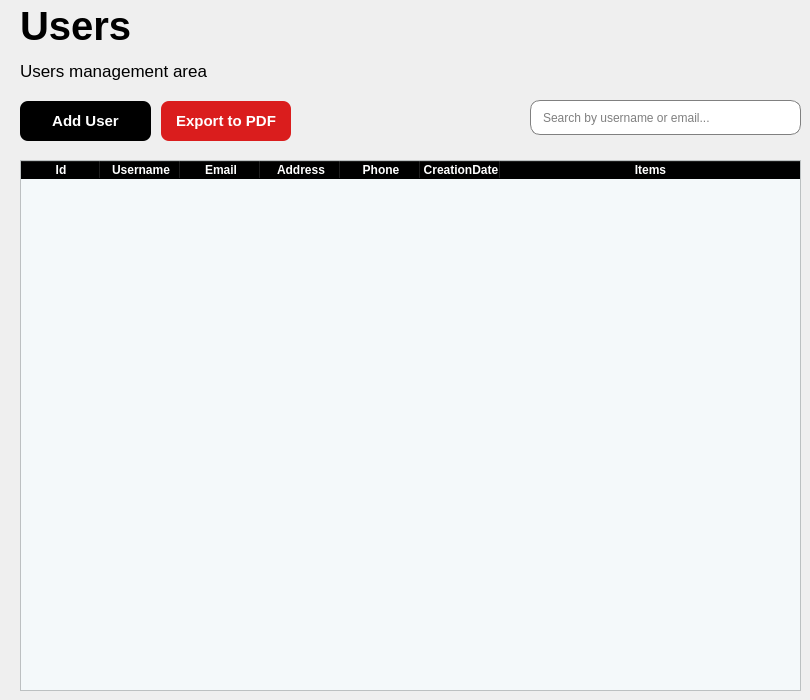
     <widget class="QWidget" name="page_usuarios">
      <widget class="QTableWidget" name="tabla_users">
       <property name="geometry">
        <rect>
         <x>20</x>
         <y>160</y>
         <width>781</width>
         <height>531</height>
        </rect>
       </property>
       <property name="styleSheet">
        <string notr="true">QHeaderView::section{
	font-weight: bold;
	background-color: black;
	color: white;
}

QTableWidget{
	alternate-background-color: #B0EDFB;
	background-color: #F4F9FA;
}</string>
       </property>
       <property name="alternatingRowColors">
        <bool>true</bool>
       </property>
       <property name="textElideMode">
        <enum>Qt::TextElideMode::ElideMiddle</enum>
       </property>
       <property name="columnCount">
        <number>7</number>
       </property>
       <attribute name="horizontalHeaderVisible">
        <bool>true</bool>
       </attribute>
       <attribute name="horizontalHeaderCascadingSectionResizes">
        <bool>false</bool>
       </attribute>
       <attribute name="horizontalHeaderDefaultSectionSize">
        <number>80</number>
       </attribute>
       <attribute name="horizontalHeaderShowSortIndicator" stdset="0">
        <bool>false</bool>
       </attribute>
       <attribute name="horizontalHeaderStretchLastSection">
        <bool>true</bool>
       </attribute>
       <attribute name="verticalHeaderVisible">
        <bool>false</bool>
       </attribute>
       <attribute name="verticalHeaderCascadingSectionResizes">
        <bool>false</bool>
       </attribute>
       <attribute name="verticalHeaderStretchLastSection">
        <bool>false</bool>
       </attribute>
       <column>
        <property name="text">
         <string>Id</string>
        </property>
       </column>
       <column>
        <property name="text">
         <string>Username</string>
        </property>
       </column>
       <column>
        <property name="text">
         <string>Email</string>
        </property>
       </column>
       <column>
        <property name="text">
         <string>Address</string>
        </property>
       </column>
       <column>
        <property name="text">
         <string>Phone</string>
        </property>
       </column>
       <column>
        <property name="text">
         <string>CreationDate</string>
        </property>
       </column>
       <column>
        <property name="text">
         <string>Items</string>
        </property>
       </column>
      </widget>
      <widget class="QLineEdit" name="lineEdit_search_email">
       <property name="geometry">
        <rect>
         <x>530</x>
         <y>100</y>
         <width>271</width>
         <height>35</height>
        </rect>
       </property>
       <property name="minimumSize">
        <size>
         <width>0</width>
         <height>35</height>
        </size>
       </property>
       <property name="maximumSize">
        <size>
         <width>16777215</width>
         <height>35</height>
        </size>
       </property>
       <property name="styleSheet">
        <string notr="true">QLineEdit{
	padding-left: 10px;
	border: 1px solid gray;
	border-radius: 10px;
}
</string>
       </property>
       <property name="placeholderText">
        <string>Search by username or email...</string>
       </property>
      </widget>
      <widget class="QLabel" name="users_management">
       <property name="geometry">
        <rect>
         <x>20</x>
         <y>50</y>
         <width>221</width>
         <height>41</height>
        </rect>
       </property>
       <property name="font">
        <font>
         <family>Segoe UI</family>
         <pointsize>13</pointsize>
        </font>
       </property>
       <property name="text">
        <string>Users management area</string>
       </property>
      </widget>
      <widget class="QLabel" name="users_tittle">
       <property name="geometry">
        <rect>
         <x>20</x>
         <y>0</y>
         <width>121</width>
         <height>51</height>
        </rect>
       </property>
       <property name="font">
        <font>
         <family>Segoe UI</family>
         <pointsize>30</pointsize>
         <bold>true</bold>
        </font>
       </property>
       <property name="text">
        <string>Users</string>
       </property>
      </widget>
      <widget class="QWidget" name="layoutWidget">
       <property name="geometry">
        <rect>
         <x>20</x>
         <y>100</y>
         <width>271</width>
         <height>42</height>
        </rect>
       </property>
       <layout class="QHBoxLayout" name="horizontalLayout_2">
        <property name="spacing">
         <number>10</number>
        </property>
        <item>
         <widget class="QPushButton" name="btn_addUser_2">
          <property name="minimumSize">
           <size>
            <width>0</width>
            <height>40</height>
           </size>
          </property>
          <property name="styleSheet">
           <string notr="true">QPushButton{
	
	background-color: rgb(0, 0, 0);
	color: white;
	border: none;
	border-radius: 8px;
	font-weight: bold;
	font-size: 15px
}

QPushButton:hover {
    background-color: rgb(50, 50, 50);
    cursor: pointer; 
}</string>
          </property>
          <property name="text">
           <string>Add User</string>
          </property>
         </widget>
        </item>
        <item>
         <widget class="QPushButton" name="btn_exportToPDF">
          <property name="minimumSize">
           <size>
            <width>0</width>
            <height>40</height>
           </size>
          </property>
          <property name="styleSheet">
           <string notr="true">QPushButton{
	
	background-color: rgb(218, 29, 29);
	color: white;
	border: none;
	border-radius: 8px;
	font-weight: bold;
	font-size: 15px;
}

QPushButton:hover {
    background-color: rgb(255, 56, 56); 
    cursor: pointer; 
}</string>
          </property>
          <property name="text">
           <string>Export to PDF</string>
          </property>
         </widget>
        </item>
       </layout>
      </widget>
     </widget>
